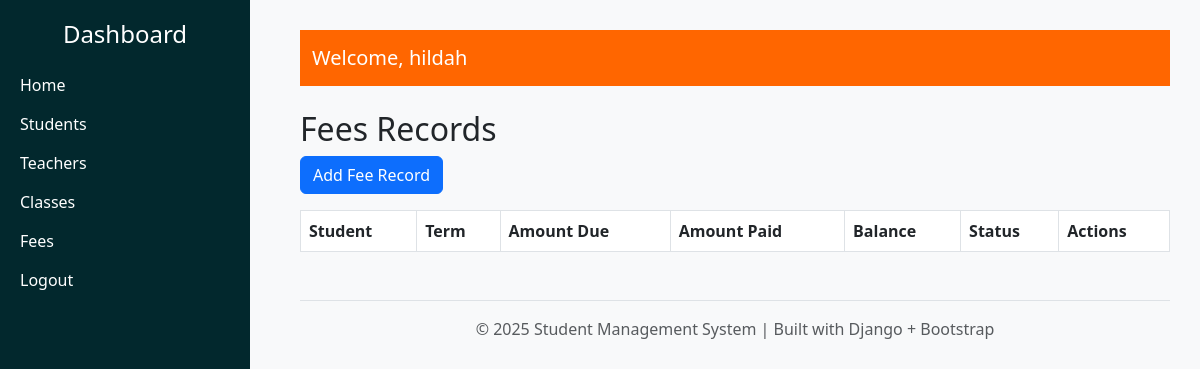
/student/fees/ (signed in), run on an earlier commit of the app's database.
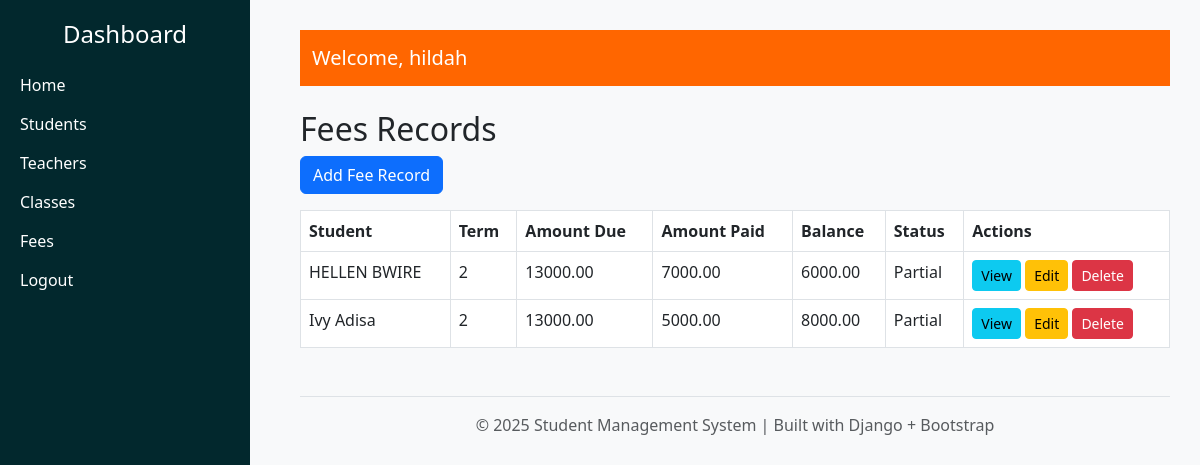
And on a later commit of the database.
### student/models.py (models this page shows, shortened)
class Fee(models.Model):
    PAYMENT_STATUS_CHOICES = [
        ('Paid', 'Paid'),
        ('Pending', 'Pending'),
        ('Partial', 'Partial'),
    ]
    student = models.ForeignKey(Student, on_delete=models.CASCADE, related_name='fees')
    term = models.CharField(max_length=50)
    amount_due = models.DecimalField(max_digits=10, decimal_places=2)
    amount_paid = models.DecimalField(max_digits=10, decimal_places=2, default=0)
    balance = models.DecimalField(max_digits=10, decimal_places=2, editable=False, default=0)
    payment_status = models.CharField(max_length=10, choices=PAYMENT_STATUS_CHOICES, default='Pending')
    payment_date = models.DateField(null=True, blank=True)
    created_at = models.DateTimeField(auto_now_add=True)

class Student(models.Model):
    user = models.OneToOneField(User, on_delete=models.CASCADE, null=True, blank=True)
    GENDER_CHOICES = [
        ('M', 'Male'),
        ('F', 'Female'),
    ]
    admission_number = models.CharField(max_length=20, unique=True)
    first_name = models.CharField(max_length=100)
    last_name = models.CharField(max_length=100)
    dob = models.DateField()
    gender = models.CharField(max_length=1, choices=GENDER_CHOICES)
    address = models.TextField(blank=True, null=True)
    created_at = models.DateTimeField(auto_now_add=True)

### student/views.py (the view)
# urls.py: path('fees/', views.fee_list, name='fee_list'),
@login_required(login_url='login')
def fee_list(request):
    fees = Fee.objects.select_related('student').all()
    return render(request, 'student/fee_list.html', {'fees': fees})

### student/templates/student/fee_list.html
{% extends 'base.html' %}
{% block content %}
<h2>Fees Records</h2>
<a href="{% url 'fee_create' %}" class="btn btn-primary mb-3">Add Fee Record</a>
<table class="table table-bordered">
  <thead>
    <tr>
      <th>Student</th>
      <th>Term</th>
      <th>Amount Due</th>
      <th>Amount Paid</th>
      <th>Balance</th>
      <th>Status</th>
      <th>Actions</th>
    </tr>
  </thead>
  <tbody>
    {% for fee in fees %}
    <tr>
      <td>{{ fee.student.first_name }} {{ fee.student.last_name }}</td>
      <td>{{ fee.term }}</td>
      <td>{{ fee.amount_due }}</td>
      <td>{{ fee.amount_paid }}</td>
      <td>{{ fee.balance }}</td>
      <td>{{ fee.payment_status }}</td>
      <td>
        <a href="{% url 'fee_detail' fee.pk %}" class="btn btn-info btn-sm">View</a>
        <a href="{% url 'fee_update' fee.pk %}" class="btn btn-warning btn-sm">Edit</a>
        <a href="{% url 'fee_delete' fee.pk %}" class="btn btn-danger btn-sm">Delete</a>
      </td>
    </tr>
    {% endfor %}
  </tbody>
</table>
{% endblock %}

### student/templates/base.html (shortened to what this page needs)
<!DOCTYPE html>
<html lang="en">
<head>
  <link rel="stylesheet" href="https://cdn.jsdelivr.net/npm/bootstrap@5.3.0/dist/css/bootstrap.min.css">
</head>
<body>
  <div class="sidebar">
    <h4 class="text-center mb-4">Dashboard</h4>
    <a href="#"> Home</a>
    <a href="{% url 'student_list' %}"> Students</a>
    <a href="{% url 'teacher_list' %}"> Teachers</a>
    <a href="{% url 'class_list' %}"> Classes</a>
    <a href="{% url 'fee_list' %}"> Fees</a>
    <a href="{% url 'logout' %}">Logout</a>
  </div>
  <div class="content">
    <nav class="navbar navbar-expand-lg navbar-dark">
      <div class="container-fluid">
        <a class="navbar-brand" href="#">Welcome, {{ user.username }}</a>
      </div>
    </nav>
    <div class="mt-4">
      {% block content %}{% endblock %}
    </div>
    <footer class="mt-5 text-center text-muted border-top pt-3">
      <p>&copy; {{ year|default:2025 }} Student Management System | Built with Django + Bootstrap</p>
    </footer>
  </div>
</body>
</html>

### student/templates/base.html (style rules this page uses)
body { background-color: #f8f9fa; }
.sidebar { height: 100vh; background-color: #02282D; color: #fff; padding: 20px; position: fixed; width: 250px; }
.sidebar a { color: #fff; text-decoration: none; display: block; margin: 15px 0; font-weight: 500; }
.content { margin-left: 270px; padding: 30px; }
.navbar { background-color: #FF6600 !important; }

What changed in the data, as far as the page shows it:
added Fee: student.first_name "HELLEN", student.last_name "BWIRE", term "2", amount_due "13000.00", amount_paid "7000.00", balance "6000.00", payment_status "Partial"
added Fee: student.first_name "Ivy", student.last_name "Adisa", term "2", amount_due "13000.00", amount_paid "5000.00", balance "8000.00", payment_status "Partial"
